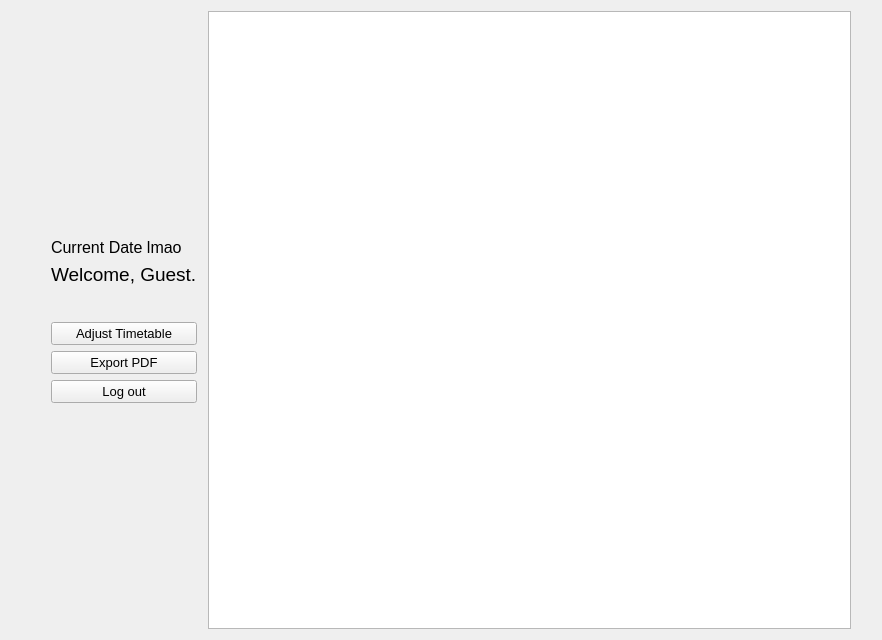
<?xml version="1.0" encoding="UTF-8"?>
<ui version="4.0">
 <class>UI_tableview_guest</class>
 <widget class="QWidget" name="UI_tableview_guest">
  <property name="geometry">
   <rect>
    <x>0</x>
    <y>0</y>
    <width>882</width>
    <height>640</height>
   </rect>
  </property>
  <property name="minimumSize">
   <size>
    <width>600</width>
    <height>0</height>
   </size>
  </property>
  <property name="windowTitle">
   <string>UI_tableview_guest</string>
  </property>
  <layout class="QHBoxLayout" name="horizontalLayout">
   <item>
    <spacer name="hortSpacer_l1">
     <property name="orientation">
      <enum>Qt::Horizontal</enum>
     </property>
     <property name="sizeType">
      <enum>QSizePolicy::Maximum</enum>
     </property>
     <property name="sizeHint" stdset="0">
      <size>
       <width>40</width>
       <height>20</height>
      </size>
     </property>
    </spacer>
   </item>
   <item>
    <layout class="QVBoxLayout" name="CommandBox">
     <item>
      <spacer name="vertSpacer_u1">
       <property name="orientation">
        <enum>Qt::Vertical</enum>
       </property>
       <property name="sizeHint" stdset="0">
        <size>
         <width>20</width>
         <height>10</height>
        </size>
       </property>
      </spacer>
     </item>
     <item>
      <widget class="QLabel" name="lb_currentDateTime">
       <property name="font">
        <font>
         <pointsize>12</pointsize>
        </font>
       </property>
       <property name="text">
        <string>Current Date lmao</string>
       </property>
      </widget>
     </item>
     <item>
      <widget class="QLabel" name="lb_welcome">
       <property name="font">
        <font>
         <pointsize>14</pointsize>
        </font>
       </property>
       <property name="text">
        <string>Welcome, Guest.</string>
       </property>
      </widget>
     </item>
     <item>
      <spacer name="verticalSpacer">
       <property name="orientation">
        <enum>Qt::Vertical</enum>
       </property>
       <property name="sizeType">
        <enum>QSizePolicy::Fixed</enum>
       </property>
       <property name="sizeHint" stdset="0">
        <size>
         <width>20</width>
         <height>30</height>
        </size>
       </property>
      </spacer>
     </item>
     <item>
      <widget class="QPushButton" name="bt_adjustTimetable">
       <property name="font">
        <font>
         <pointsize>10</pointsize>
        </font>
       </property>
       <property name="text">
        <string>Adjust Timetable</string>
       </property>
      </widget>
     </item>
     <item>
      <widget class="QPushButton" name="bt_exportPDF">
       <property name="font">
        <font>
         <pointsize>10</pointsize>
        </font>
       </property>
       <property name="text">
        <string>Export PDF</string>
       </property>
      </widget>
     </item>
     <item>
      <widget class="QPushButton" name="bt_logOut">
       <property name="font">
        <font>
         <pointsize>10</pointsize>
        </font>
       </property>
       <property name="text">
        <string>Log out</string>
       </property>
      </widget>
     </item>
     <item>
      <spacer name="vertSpacer_l1">
       <property name="orientation">
        <enum>Qt::Vertical</enum>
       </property>
       <property name="sizeHint" stdset="0">
        <size>
         <width>20</width>
         <height>5</height>
        </size>
       </property>
      </spacer>
     </item>
    </layout>
   </item>
   <item>
    <spacer name="hortSpacer_m1">
     <property name="orientation">
      <enum>Qt::Horizontal</enum>
     </property>
     <property name="sizeType">
      <enum>QSizePolicy::Fixed</enum>
     </property>
     <property name="sizeHint" stdset="0">
      <size>
       <width>5</width>
       <height>20</height>
      </size>
     </property>
    </spacer>
   </item>
   <item>
    <widget class="QTableView" name="table_wholeSchedule">
     <property name="font">
      <font>
       <pointsize>12</pointsize>
      </font>
     </property>
     <attribute name="horizontalHeaderMinimumSectionSize">
      <number>50</number>
     </attribute>
     <attribute name="horizontalHeaderDefaultSectionSize">
      <number>150</number>
     </attribute>
     <attribute name="horizontalHeaderHighlightSections">
      <bool>true</bool>
     </attribute>
    </widget>
   </item>
   <item>
    <spacer name="hortspacer_r1">
     <property name="orientation">
      <enum>Qt::Horizontal</enum>
     </property>
     <property name="sizeType">
      <enum>QSizePolicy::Maximum</enum>
     </property>
     <property name="sizeHint" stdset="0">
      <size>
       <width>20</width>
       <height>20</height>
      </size>
     </property>
    </spacer>
   </item>
  </layout>
 </widget>
 <resources/>
 <connections/>
</ui>
